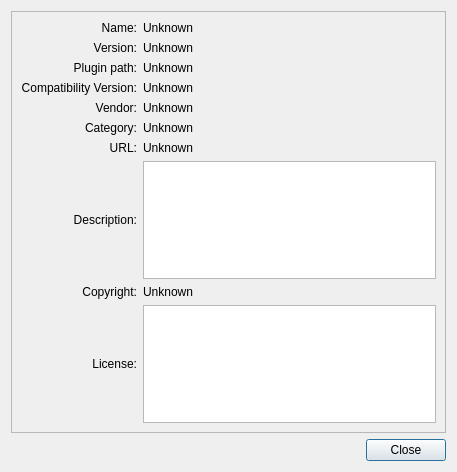
<?xml version="1.0" encoding="UTF-8"?>
<ui version="4.0">
 <class>PluginDetailsDialog</class>
 <widget class="QDialog" name="PluginDetailsDialog">
  <property name="geometry">
   <rect>
    <x>0</x>
    <y>0</y>
    <width>457</width>
    <height>472</height>
   </rect>
  </property>
  <property name="windowTitle">
   <string>Plugin Details</string>
  </property>
  <layout class="QVBoxLayout" name="verticalLayout">
   <item>
    <widget class="QFrame" name="frame">
     <property name="frameShape">
      <enum>QFrame::StyledPanel</enum>
     </property>
     <property name="frameShadow">
      <enum>QFrame::Raised</enum>
     </property>
     <layout class="QGridLayout" name="gridLayout">
      <item row="0" column="0">
       <widget class="QLabel" name="label_Name">
        <property name="text">
         <string>Name:</string>
        </property>
        <property name="alignment">
         <set>Qt::AlignRight|Qt::AlignTrailing|Qt::AlignVCenter</set>
        </property>
       </widget>
      </item>
      <item row="1" column="0">
       <widget class="QLabel" name="label_Version">
        <property name="text">
         <string>Version:</string>
        </property>
        <property name="alignment">
         <set>Qt::AlignRight|Qt::AlignTrailing|Qt::AlignVCenter</set>
        </property>
       </widget>
      </item>
      <item row="3" column="0">
       <widget class="QLabel" name="label_CompatibilityVersion">
        <property name="text">
         <string>Compatibility Version:</string>
        </property>
        <property name="alignment">
         <set>Qt::AlignRight|Qt::AlignTrailing|Qt::AlignVCenter</set>
        </property>
       </widget>
      </item>
      <item row="4" column="0">
       <widget class="QLabel" name="label_Vendor">
        <property name="text">
         <string>Vendor:</string>
        </property>
        <property name="alignment">
         <set>Qt::AlignRight|Qt::AlignTrailing|Qt::AlignVCenter</set>
        </property>
       </widget>
      </item>
      <item row="5" column="0">
       <widget class="QLabel" name="label_Category">
        <property name="text">
         <string>Category:</string>
        </property>
        <property name="alignment">
         <set>Qt::AlignRight|Qt::AlignTrailing|Qt::AlignVCenter</set>
        </property>
       </widget>
      </item>
      <item row="6" column="0">
       <widget class="QLabel" name="label_URL">
        <property name="text">
         <string>URL:</string>
        </property>
        <property name="alignment">
         <set>Qt::AlignRight|Qt::AlignTrailing|Qt::AlignVCenter</set>
        </property>
       </widget>
      </item>
      <item row="10" column="0">
       <widget class="QLabel" name="label_License">
        <property name="text">
         <string>License:</string>
        </property>
        <property name="alignment">
         <set>Qt::AlignRight|Qt::AlignTrailing|Qt::AlignVCenter</set>
        </property>
       </widget>
      </item>
      <item row="0" column="1">
       <widget class="QLabel" name="label_NameValue">
        <property name="text">
         <string>Unknown</string>
        </property>
       </widget>
      </item>
      <item row="1" column="1">
       <widget class="QLabel" name="label_VersionValue">
        <property name="text">
         <string>Unknown</string>
        </property>
       </widget>
      </item>
      <item row="3" column="1">
       <widget class="QLabel" name="label_CompatibilityVersionValue">
        <property name="text">
         <string>Unknown</string>
        </property>
       </widget>
      </item>
      <item row="4" column="1">
       <widget class="QLabel" name="label_VendorValue">
        <property name="text">
         <string>Unknown</string>
        </property>
       </widget>
      </item>
      <item row="5" column="1">
       <widget class="QLabel" name="label_CategoryValue">
        <property name="text">
         <string>Unknown</string>
        </property>
       </widget>
      </item>
      <item row="6" column="1">
       <widget class="QLabel" name="label_URLValue">
        <property name="text">
         <string>Unknown</string>
        </property>
       </widget>
      </item>
      <item row="10" column="1">
       <widget class="QTextBrowser" name="textBrowser_License"/>
      </item>
      <item row="8" column="0">
       <widget class="QLabel" name="label_Description">
        <property name="text">
         <string>Description:</string>
        </property>
        <property name="alignment">
         <set>Qt::AlignRight|Qt::AlignTrailing|Qt::AlignVCenter</set>
        </property>
       </widget>
      </item>
      <item row="8" column="1">
       <widget class="QTextBrowser" name="textBrowser_Description"/>
      </item>
      <item row="9" column="0">
       <widget class="QLabel" name="label_Copyright">
        <property name="text">
         <string>Copyright:</string>
        </property>
        <property name="alignment">
         <set>Qt::AlignRight|Qt::AlignTrailing|Qt::AlignVCenter</set>
        </property>
       </widget>
      </item>
      <item row="9" column="1">
       <widget class="QLabel" name="label_CopyrightValue">
        <property name="text">
         <string>Unknown</string>
        </property>
       </widget>
      </item>
      <item row="2" column="0">
       <widget class="QLabel" name="label_PluginPath">
        <property name="text">
         <string>Plugin path:</string>
        </property>
        <property name="alignment">
         <set>Qt::AlignRight|Qt::AlignTrailing|Qt::AlignVCenter</set>
        </property>
       </widget>
      </item>
      <item row="2" column="1">
       <widget class="QLabel" name="label_PluginPathValue">
        <property name="text">
         <string>Unknown</string>
        </property>
       </widget>
      </item>
     </layout>
    </widget>
   </item>
   <item>
    <widget class="QDialogButtonBox" name="buttonBox">
     <property name="orientation">
      <enum>Qt::Horizontal</enum>
     </property>
     <property name="standardButtons">
      <set>QDialogButtonBox::Close</set>
     </property>
    </widget>
   </item>
  </layout>
 </widget>
 <resources/>
 <connections>
  <connection>
   <sender>buttonBox</sender>
   <signal>accepted()</signal>
   <receiver>PluginDetailsDialog</receiver>
   <slot>accept()</slot>
   <hints>
    <hint type="sourcelabel">
     <x>248</x>
     <y>254</y>
    </hint>
    <hint type="destinationlabel">
     <x>157</x>
     <y>274</y>
    </hint>
   </hints>
  </connection>
  <connection>
   <sender>buttonBox</sender>
   <signal>rejected()</signal>
   <receiver>PluginDetailsDialog</receiver>
   <slot>reject()</slot>
   <hints>
    <hint type="sourcelabel">
     <x>316</x>
     <y>260</y>
    </hint>
    <hint type="destinationlabel">
     <x>286</x>
     <y>274</y>
    </hint>
   </hints>
  </connection>
 </connections>
</ui>
